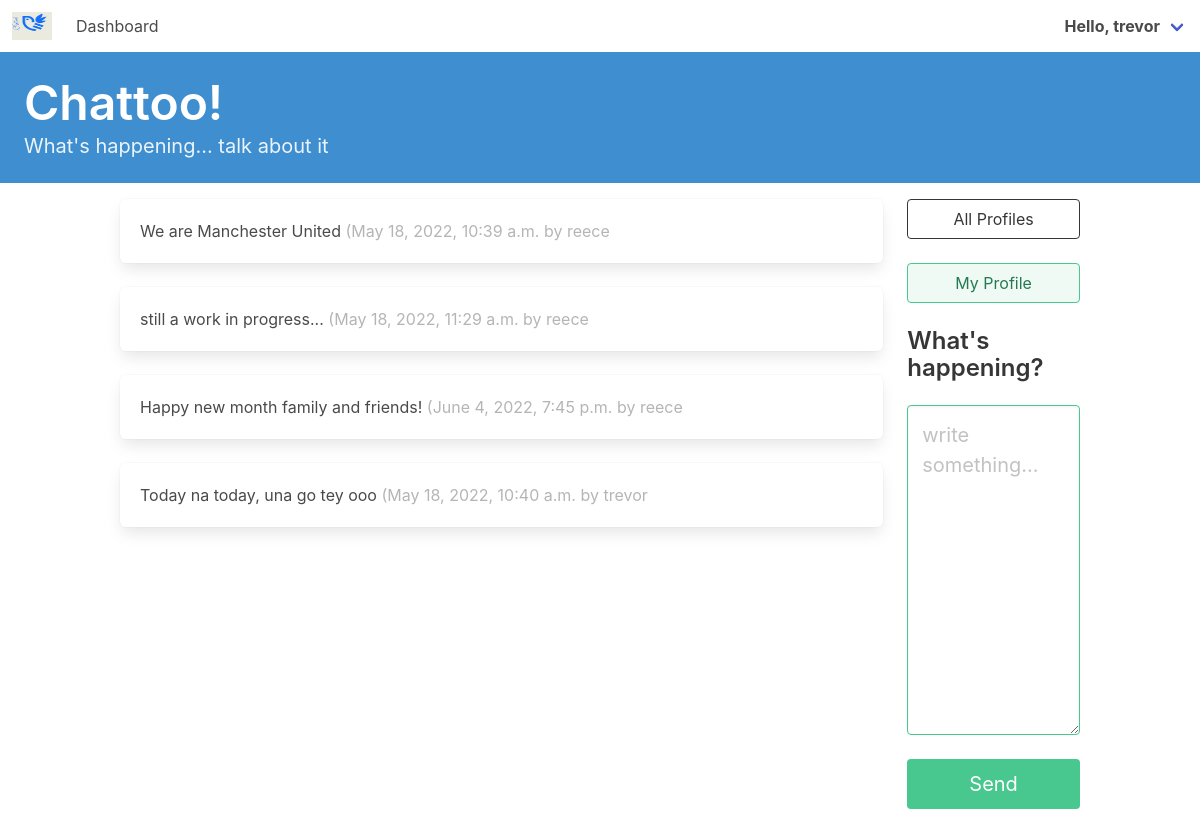
The page /dashboard/ (signed in) on the database its author committed.
### chatoo/models.py (models this page shows, shortened)
class Chat(models.Model):
    user = models.ForeignKey(
        User, related_name="chats", on_delete=models.DO_NOTHING
    )
    body = models.CharField(max_length=140)
    created_at = models.DateTimeField(auto_now_add=True)

### chatoo/views.py (the view, shortened to what this page needs)
# urls.py: path("dashboard/", dashboard, name="dashboard"),
@login_required
def dashboard(request):
    form = ChatForm()
    return render(request, 'chatoo/dashboard.html', {"form": form})

### chatoo/forms.py
class ChatForm(forms.ModelForm):
    body = forms.CharField(required=True, widget=forms.widgets.Textarea(
            attrs={
                "placeholder": "write something...",
                "class": "textarea is-success is-medium",
            }
        ),
        label="",)
    class Meta:
        model = Chat
        exclude = ("user", )

### chatoo/templates/chatoo/dashboard.html (shortened to what this page needs)
{% extends 'base.html' %}
{% block content %}
<div class="column">
    {% for followed in user.profile.follows.all %}
        {% for chat in followed.user.chats.all %}
            <div class="box">
                {{chat.body}}
                <span class="is-small has-text-grey-light">
                    ({{ chat.created_at }} by {{ chat.user.username }}
                </span>
            </div>
        {% endfor %}
    {% endfor %}
</div>
<div class="column is-one-fifth">
    <div class="block">
        <a href="{% url 'profile_list' %} ">
            <button class="button is-dark is-outlined is-fullwidth">
                All Profiles
            </button>
        </a>
    </div>
    <div class="block">
        <a href="{% url 'profile' request.user.profile.id %}">
            <button class="button is-success is-light is-outlined is-fullwidth">
                My Profile
            </button>
        </a>
    </div>
    <div class="block">
        <div class="block">
            <h4 class="title is-4">What's happening?</h4>
        </div>
        <div class="block">
            <form method="post">
                {{ form.as_p }}
                <button class="button is-success is-fullwidth is-medium mt-5"
                        type="submit">Send
                </button>
            </form>
        </div>
    </div>
</div>
{% endblock content %}

### chatoo/templates/base.html (shortened to what this page needs)
{% load static %}
<!DOCTYPE html>
<html>
  <head>
    <link rel="stylesheet" href="https://cdn.jsdelivr.net/npm/bulma@0.9.4/css/bulma.min.css">
  </head>
  <body>
    <nav class="navbar" role="navigation" aria-label="main navigation">
        <div class="navbar-brand">
          <a class="navbar-item" href="{% url 'home' %}">
            <img src="{% static 'chatoo/images/chattoo_img.png' %}" width="40" height="40">
          </a>
        </div>
        <div id="navMenu" class="navbar-menu ">
          <div class="navbar-start">
            {% if user.is_authenticated %}
                <a class="navbar-item" href="{% url 'dashboard' %}">Dashboard</a>
            {% endif %}
          </div>
          <div class="navbar-end">
            {% if user.is_authenticated %}
            <div class="navbar-item has-dropdown is-hoverable">
                <a class="navbar-link">
                    <strong>Hello, {{ user.username }}</strong>
                </a>
            </div>
            {% endif %}
          </div>
        </div>
      </nav>
    <section class="hero is-small is-info mb-4">
        <div class="hero-body">
            <h1 class="title is-1">Chattoo!</h1>
            <p class="subtitle is-5">
                What's happening... talk about it
            </p>
        </div>
    </section>
    <div class="container">
        <div class="columns">
            {% block content %}
            {% endblock content %}
        </div>
    </div>
  </body>
</html>

### rows shown on the page
Chat: body "We are Manchester United", created_at "May 18, 2022, 10:39 a.m.", user.username "reece"
Chat: body "still a work in progress...", created_at "May 18, 2022, 11:29 a.m.", user.username "reece"
Chat: body "Happy new month family and friends!", created_at "June 4, 2022, 7:45 p.m.", user.username "reece"
Chat: body "Today na today, una go tey ooo", created_at "May 18, 2022, 10:40 a.m.", user.username "trevor"

### other values the page prints
{{ user.username }} "trevor"
